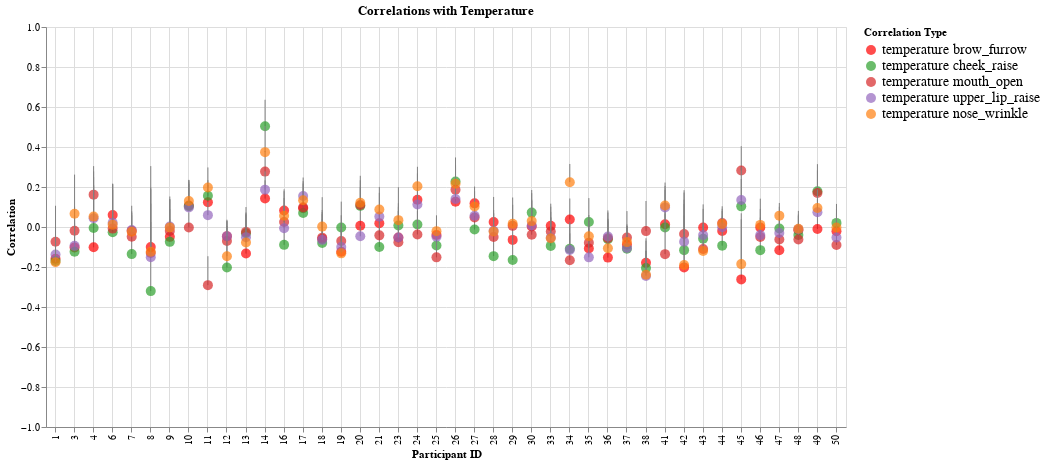

Source (notebook cell):
### Code cell
(
    brow_furrow + cheek_raise + mouth_open + upper_lip_raise + nose_wrinkle
).configure_axis(
    grid=True,
).properties(
    title="Correlations with Temperature",
).configure_legend(labelFontSize=14)
